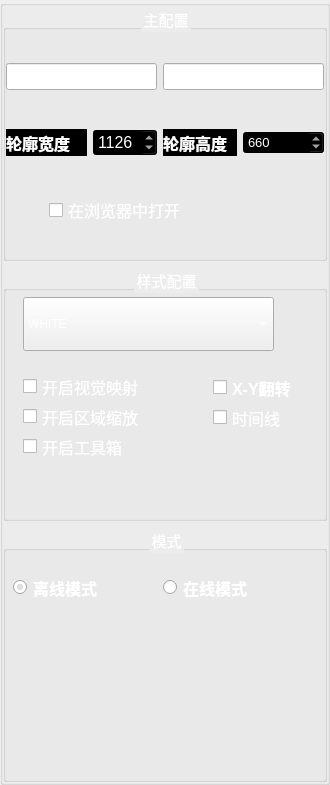
          <widget class="QWidget" name="page_4">
           <property name="geometry">
            <rect>
             <x>0</x>
             <y>0</y>
             <width>330</width>
             <height>785</height>
            </rect>
           </property>
           <property name="sizePolicy">
            <sizepolicy hsizetype="Expanding" vsizetype="Expanding">
             <horstretch>0</horstretch>
             <verstretch>0</verstretch>
            </sizepolicy>
           </property>
           <attribute name="icon">
            <iconset resource="wcqt.qrc">
             <normaloff>:/icon/images/动物/可达鸭.png</normaloff>:/icon/images/动物/可达鸭.png</iconset>
           </attribute>
           <attribute name="label">
            <string>全局配置</string>
           </attribute>
           <layout class="QGridLayout" name="gridLayout_2">
            <property name="leftMargin">
             <number>0</number>
            </property>
            <property name="topMargin">
             <number>0</number>
            </property>
            <property name="rightMargin">
             <number>0</number>
            </property>
            <property name="bottomMargin">
             <number>0</number>
            </property>
            <property name="spacing">
             <number>0</number>
            </property>
            <item row="0" column="0">
             <widget class="QGroupBox" name="groupBox_5">
              <property name="sizePolicy">
               <sizepolicy hsizetype="Preferred" vsizetype="Preferred">
                <horstretch>0</horstretch>
                <verstretch>0</verstretch>
               </sizepolicy>
              </property>
              <property name="font">
               <font>
                <pointsize>9</pointsize>
                <weight>50</weight>
                <bold>false</bold>
               </font>
              </property>
              <property name="layoutDirection">
               <enum>Qt::LeftToRight</enum>
              </property>
              <property name="styleSheet">
               <string notr="true">background-image: url(:/bg/bg/g1.png);
color: rgb(255, 255, 255);</string>
              </property>
              <property name="title">
               <string/>
              </property>
              <property name="checkable">
               <bool>false</bool>
              </property>
              <layout class="QVBoxLayout" name="verticalLayout_6" stretch="1,1,1">
               <property name="leftMargin">
                <number>0</number>
               </property>
               <property name="topMargin">
                <number>0</number>
               </property>
               <property name="rightMargin">
                <number>0</number>
               </property>
               <property name="bottomMargin">
                <number>0</number>
               </property>
               <item>
                <widget class="QGroupBox" name="groupBox_13">
                 <property name="font">
                  <font>
                   <pointsize>11</pointsize>
                  </font>
                 </property>
                 <property name="title">
                  <string>主配置</string>
                 </property>
                 <property name="alignment">
                  <set>Qt::AlignCenter</set>
                 </property>
                 <layout class="QGridLayout" name="gridLayout_3" rowstretch="1,1,1" columnstretch="1,1,1,1,1,1,1" rowminimumheight="1,1,1" columnminimumwidth="1,1,1,1,1,1,1">
                  <property name="leftMargin">
                   <number>0</number>
                  </property>
                  <property name="topMargin">
                   <number>0</number>
                  </property>
                  <property name="rightMargin">
                   <number>0</number>
                  </property>
                  <property name="bottomMargin">
                   <number>0</number>
                  </property>
                  <item row="1" column="0" colspan="2">
                   <widget class="QLabel" name="label_10">
                    <property name="sizePolicy">
                     <sizepolicy hsizetype="Expanding" vsizetype="Preferred">
                      <horstretch>0</horstretch>
                      <verstretch>0</verstretch>
                     </sizepolicy>
                    </property>
                    <property name="font">
                     <font>
                      <family>3ds</family>
                      <pointsize>12</pointsize>
                      <weight>75</weight>
                      <bold>true</bold>
                     </font>
                    </property>
                    <property name="styleSheet">
                     <string notr="true">background-color: rgb(0, 0, 0);</string>
                    </property>
                    <property name="text">
                     <string>轮廓宽度</string>
                    </property>
                   </widget>
                  </item>
                  <item row="1" column="2">
                   <widget class="QSpinBox" name="Pwidth">
                    <property name="sizePolicy">
                     <sizepolicy hsizetype="Expanding" vsizetype="Fixed">
                      <horstretch>0</horstretch>
                      <verstretch>0</verstretch>
                     </sizepolicy>
                    </property>
                    <property name="font">
                     <font>
                      <pointsize>12</pointsize>
                     </font>
                    </property>
                    <property name="styleSheet">
                     <string notr="true">background-color: rgb(0, 0, 0);</string>
                    </property>
                    <property name="maximum">
                     <number>2000</number>
                    </property>
                    <property name="value">
                     <number>1126</number>
                    </property>
                   </widget>
                  </item>
                  <item row="1" column="3" colspan="2">
                   <widget class="QLabel" name="label_11">
                    <property name="sizePolicy">
                     <sizepolicy hsizetype="Expanding" vsizetype="Preferred">
                      <horstretch>0</horstretch>
                      <verstretch>0</verstretch>
                     </sizepolicy>
                    </property>
                    <property name="font">
                     <font>
                      <family>3ds</family>
                      <pointsize>12</pointsize>
                      <weight>75</weight>
                      <bold>true</bold>
                     </font>
                    </property>
                    <property name="styleSheet">
                     <string notr="true">background-color: rgb(0, 0, 0);</string>
                    </property>
                    <property name="text">
                     <string>轮廓高度</string>
                    </property>
                   </widget>
                  </item>
                  <item row="1" column="5" colspan="2">
                   <widget class="QSpinBox" name="Pheight">
                    <property name="sizePolicy">
                     <sizepolicy hsizetype="Expanding" vsizetype="Fixed">
                      <horstretch>0</horstretch>
                      <verstretch>0</verstretch>
                     </sizepolicy>
                    </property>
                    <property name="font">
                     <font>
                      <pointsize>10</pointsize>
                     </font>
                    </property>
                    <property name="styleSheet">
                     <string notr="true">background-color: rgb(0, 0, 0);</string>
                    </property>
                    <property name="maximum">
                     <number>2000</number>
                    </property>
                    <property name="value">
                     <number>660</number>
                    </property>
                   </widget>
                  </item>
                  <item row="2" column="0">
                   <spacer name="horizontalSpacer">
                    <property name="orientation">
                     <enum>Qt::Horizontal</enum>
                    </property>
                    <property name="sizeHint" stdset="0">
                     <size>
                      <width>43</width>
                      <height>28</height>
                     </size>
                    </property>
                   </spacer>
                  </item>
                  <item row="2" column="1" colspan="5">
                   <widget class="QCheckBox" name="open_in_brower">
                    <property name="sizePolicy">
                     <sizepolicy hsizetype="Preferred" vsizetype="Fixed">
                      <horstretch>0</horstretch>
                      <verstretch>0</verstretch>
                     </sizepolicy>
                    </property>
                    <property name="font">
                     <font>
                      <pointsize>12</pointsize>
                     </font>
                    </property>
                    <property name="autoFillBackground">
                     <bool>false</bool>
                    </property>
                    <property name="styleSheet">
                     <string notr="true"/>
                    </property>
                    <property name="text">
                     <string>在浏览器中打开</string>
                    </property>
                    <property name="icon">
                     <iconset resource="wcqt.qrc">
                      <normaloff>:/bg/bg/chrome.png</normaloff>:/bg/bg/chrome.png</iconset>
                    </property>
                    <property name="iconSize">
                     <size>
                      <width>30</width>
                      <height>30</height>
                     </size>
                    </property>
                    <property name="checked">
                     <bool>false</bool>
                    </property>
                   </widget>
                  </item>
                  <item row="2" column="6">
                   <spacer name="horizontalSpacer_2">
                    <property name="orientation">
                     <enum>Qt::Horizontal</enum>
                    </property>
                    <property name="sizeHint" stdset="0">
                     <size>
                      <width>43</width>
                      <height>20</height>
                     </size>
                    </property>
                   </spacer>
                  </item>
                  <item row="0" column="3" colspan="4">
                   <widget class="QLineEdit" name="subtitle">
                    <property name="font">
                     <font>
                      <pointsize>12</pointsize>
                     </font>
                    </property>
                    <property name="styleSheet">
                     <string notr="true"/>
                    </property>
                    <property name="text">
                     <string>此处填入副标题</string>
                    </property>
                   </widget>
                  </item>
                  <item row="0" column="0" colspan="3">
                   <widget class="QLineEdit" name="title">
                    <property name="font">
                     <font>
                      <pointsize>12</pointsize>
                     </font>
                    </property>
                    <property name="styleSheet">
                     <string notr="true"/>
                    </property>
                    <property name="text">
                     <string>此处填入标题</string>
                    </property>
                   </widget>
                  </item>
                 </layout>
                </widget>
               </item>
               <item>
                <widget class="QGroupBox" name="groupBox_14">
                 <property name="font">
                  <font>
                   <pointsize>11</pointsize>
                  </font>
                 </property>
                 <property name="title">
                  <string>样式配置</string>
                 </property>
                 <property name="alignment">
                  <set>Qt::AlignCenter</set>
                 </property>
                 <widget class="QComboBox" name="theme">
                  <property name="geometry">
                   <rect>
                    <x>20</x>
                    <y>30</y>
                    <width>251</width>
                    <height>54</height>
                   </rect>
                  </property>
                  <property name="sizePolicy">
                   <sizepolicy hsizetype="Maximum" vsizetype="Fixed">
                    <horstretch>0</horstretch>
                    <verstretch>0</verstretch>
                   </sizepolicy>
                  </property>
                  <property name="maximumSize">
                   <size>
                    <width>16777215</width>
                    <height>252</height>
                   </size>
                  </property>
                  <property name="insertPolicy">
                   <enum>QComboBox::InsertAtCurrent</enum>
                  </property>
                  <property name="iconSize">
                   <size>
                    <width>240</width>
                    <height>50</height>
                   </size>
                  </property>
                  <item>
                   <property name="text">
                    <string>WHITE</string>
                   </property>
                   <property name="icon">
                    <iconset resource="wcqt.qrc">
                     <normaloff>:/theme/Theme/1.png</normaloff>:/theme/Theme/1.png</iconset>
                   </property>
                  </item>
                  <item>
                   <property name="text">
                    <string>LIGHT</string>
                   </property>
                   <property name="icon">
                    <iconset resource="wcqt.qrc">
                     <normaloff>:/theme/Theme/2.png</normaloff>:/theme/Theme/2.png</iconset>
                   </property>
                  </item>
                  <item>
                   <property name="text">
                    <string>DARK</string>
                   </property>
                   <property name="icon">
                    <iconset resource="wcqt.qrc">
                     <normaloff>:/theme/Theme/3.png</normaloff>:/theme/Theme/3.png</iconset>
                   </property>
                  </item>
                  <item>
                   <property name="text">
                    <string>CHALK</string>
                   </property>
                   <property name="icon">
                    <iconset resource="wcqt.qrc">
                     <normaloff>:/theme/Theme/4.png</normaloff>:/theme/Theme/4.png</iconset>
                   </property>
                  </item>
                  <item>
                   <property name="text">
                    <string>ESSOS</string>
                   </property>
                   <property name="icon">
                    <iconset resource="wcqt.qrc">
                     <normaloff>:/theme/Theme/6.png</normaloff>:/theme/Theme/6.png</iconset>
                   </property>
                  </item>
                  <item>
                   <property name="text">
                    <string>INFOGRAPHIC</string>
                   </property>
                   <property name="icon">
                    <iconset resource="wcqt.qrc">
                     <normaloff>:/theme/Theme/6.png</normaloff>:/theme/Theme/6.png</iconset>
                   </property>
                  </item>
                  <item>
                   <property name="text">
                    <string>MACARONS</string>
                   </property>
                   <property name="icon">
                    <iconset resource="wcqt.qrc">
                     <normaloff>:/theme/Theme/7.png</normaloff>:/theme/Theme/7.png</iconset>
                   </property>
                  </item>
                  <item>
                   <property name="text">
                    <string>PURPLE_PASSION</string>
                   </property>
                   <property name="icon">
                    <iconset resource="wcqt.qrc">
                     <normaloff>:/theme/Theme/8.png</normaloff>:/theme/Theme/8.png</iconset>
                   </property>
                  </item>
                  <item>
                   <property name="text">
                    <string>ROMA</string>
                   </property>
                   <property name="icon">
                    <iconset resource="wcqt.qrc">
                     <normaloff>:/theme/Theme/9.png</normaloff>:/theme/Theme/9.png</iconset>
                   </property>
                  </item>
                  <item>
                   <property name="text">
                    <string>ROMANTIC</string>
                   </property>
                   <property name="icon">
                    <iconset resource="wcqt.qrc">
                     <normaloff>:/theme/Theme/10.png</normaloff>:/theme/Theme/10.png</iconset>
                   </property>
                  </item>
                  <item>
                   <property name="text">
                    <string>SHINE</string>
                   </property>
                   <property name="icon">
                    <iconset resource="wcqt.qrc">
                     <normaloff>:/theme/Theme/11.png</normaloff>:/theme/Theme/11.png</iconset>
                   </property>
                  </item>
                  <item>
                   <property name="text">
                    <string>VINTAGE</string>
                   </property>
                   <property name="icon">
                    <iconset resource="wcqt.qrc">
                     <normaloff>:/theme/Theme/12.png</normaloff>:/theme/Theme/12.png</iconset>
                   </property>
                  </item>
                  <item>
                   <property name="text">
                    <string>WALDEN</string>
                   </property>
                   <property name="icon">
                    <iconset resource="wcqt.qrc">
                     <normaloff>:/theme/Theme/13.png</normaloff>:/theme/Theme/13.png</iconset>
                   </property>
                  </item>
                  <item>
                   <property name="text">
                    <string>WESTEROS</string>
                   </property>
                   <property name="icon">
                    <iconset resource="wcqt.qrc">
                     <normaloff>:/theme/Theme/14.png</normaloff>:/theme/Theme/14.png</iconset>
                   </property>
                  </item>
                  <item>
                   <property name="text">
                    <string>WONDERLAND</string>
                   </property>
                   <property name="icon">
                    <iconset resource="wcqt.qrc">
                     <normaloff>:/theme/Theme/15.png</normaloff>:/theme/Theme/15.png</iconset>
                   </property>
                  </item>
                 </widget>
                 <widget class="QCheckBox" name="VisualMap">
                  <property name="geometry">
                   <rect>
                    <x>20</x>
                    <y>110</y>
                    <width>171</width>
                    <height>19</height>
                   </rect>
                  </property>
                  <property name="font">
                   <font>
                    <pointsize>12</pointsize>
                   </font>
                  </property>
                  <property name="text">
                   <string>开启视觉映射</string>
                  </property>
                 </widget>
                 <widget class="QCheckBox" name="DataZoom">
                  <property name="geometry">
                   <rect>
                    <x>20</x>
                    <y>140</y>
                    <width>171</width>
                    <height>19</height>
                   </rect>
                  </property>
                  <property name="font">
                   <font>
                    <pointsize>12</pointsize>
                   </font>
                  </property>
                  <property name="text">
                   <string>开启区域缩放</string>
                  </property>
                 </widget>
                 <widget class="QCheckBox" name="ToolBox">
                  <property name="geometry">
                   <rect>
                    <x>20</x>
                    <y>170</y>
                    <width>171</width>
                    <height>19</height>
                   </rect>
                  </property>
                  <property name="font">
                   <font>
                    <pointsize>12</pointsize>
                   </font>
                  </property>
                  <property name="text">
                   <string>开启工具箱</string>
                  </property>
                 </widget>
                 <widget class="QCheckBox" name="x2y">
                  <property name="geometry">
                   <rect>
                    <x>210</x>
                    <y>110</y>
                    <width>101</width>
                    <height>21</height>
                   </rect>
                  </property>
                  <property name="font">
                   <font>
                    <pointsize>12</pointsize>
                    <weight>75</weight>
                    <bold>true</bold>
                   </font>
                  </property>
                  <property name="text">
                   <string>X-Y翻转</string>
                  </property>
                 </widget>
                 <widget class="QCheckBox" name="TimeLineOn">
                  <property name="geometry">
                   <rect>
                    <x>210</x>
                    <y>140</y>
                    <width>101</width>
                    <height>21</height>
                   </rect>
                  </property>
                  <property name="font">
                   <font>
                    <pointsize>12</pointsize>
                   </font>
                  </property>
                  <property name="text">
                   <string>时间线</string>
                  </property>
                 </widget>
                </widget>
               </item>
               <item>
                <widget class="QGroupBox" name="groupBox_15">
                 <property name="font">
                  <font>
                   <pointsize>11</pointsize>
                  </font>
                 </property>
                 <property name="title">
                  <string>模式</string>
                 </property>
                 <property name="alignment">
                  <set>Qt::AlignCenter</set>
                 </property>
                 <widget class="QRadioButton" name="online">
                  <property name="geometry">
                   <rect>
                    <x>160</x>
                    <y>40</y>
                    <width>141</width>
                    <height>41</height>
                   </rect>
                  </property>
                  <property name="font">
                   <font>
                    <pointsize>12</pointsize>
                    <weight>75</weight>
                    <bold>true</bold>
                   </font>
                  </property>
                  <property name="text">
                   <string>在线模式</string>
                  </property>
                  <property name="checked">
                   <bool>false</bool>
                  </property>
                 </widget>
                 <widget class="QRadioButton" name="offline">
                  <property name="geometry">
                   <rect>
                    <x>10</x>
                    <y>40</y>
                    <width>131</width>
                    <height>41</height>
                   </rect>
                  </property>
                  <property name="font">
                   <font>
                    <pointsize>12</pointsize>
                    <weight>75</weight>
                    <bold>true</bold>
                   </font>
                  </property>
                  <property name="text">
                   <string>离线模式</string>
                  </property>
                  <property name="checked">
                   <bool>true</bool>
                  </property>
                 </widget>
                </widget>
               </item>
              </layout>
             </widget>
            </item>
           </layout>
          </widget>
